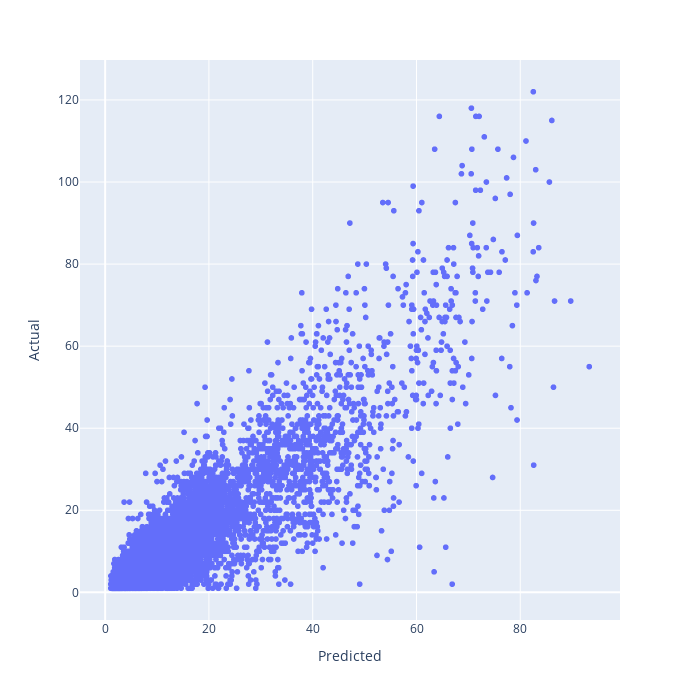

Notebook code for this chart:
### Code cell
# Plot
import plotly.express as px
fig = px.scatter(
    x=rf_pred,
    y=y_test.values,
    labels={'x':"Predicted", 'y':'Actual'},
    width=700,
    height=700
)

fig.show()

### Figure 1 — Plotly figure (JSON) as saved in the notebook; plotly's stock layout.template omitted (floating-point values rounded to 4 significant figures; data arrays with more than 128 entries replaced by an {"elided": "..."} marker saying what was removed)
{"data": [{"hovertemplate": "Predicted=%{x}<br>Actual=%{y}<extra></extra>", "legendgroup": "", "marker": {"color": "#636efa", "symbol": "circle"}, "mode": "markers", "name": "", "showlegend": false, "type": "scattergl", "x": {"elided": "5319 float values"}, "xaxis": "x", "y": {"elided": "5319 int values"}, "yaxis": "y"}], "layout": {"height": 700, "legend": {"tracegroupgap": 0}, "margin": {"t": 60}, "width": 700, "xaxis": {"anchor": "y", "domain": [0, 1], "title": {"text": "Predicted"}}, "yaxis": {"anchor": "x", "domain": [0, 1], "title": {"text": "Actual"}}}}
